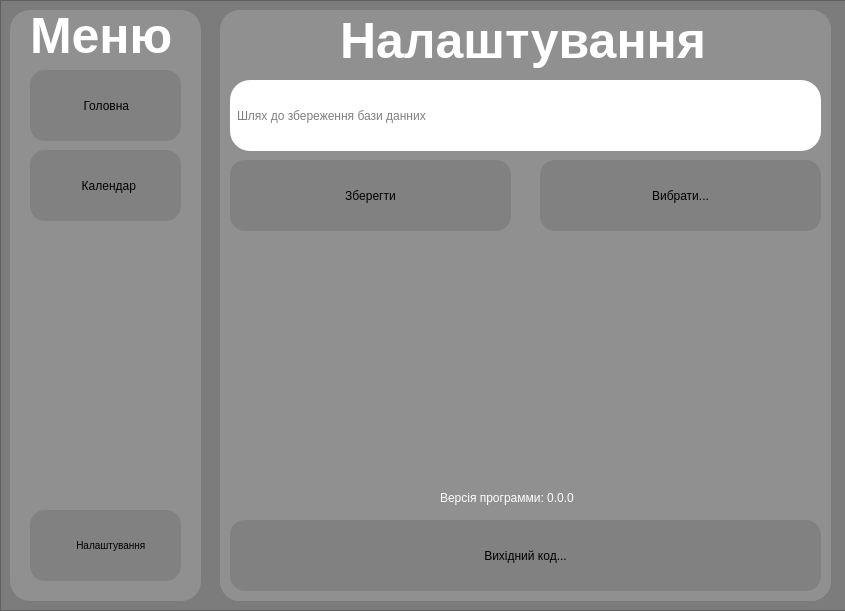
<?xml version="1.0" encoding="UTF-8"?>
<ui version="4.0">
 <class>MainWindow</class>
 <widget class="QMainWindow" name="MainWindow">
  <property name="geometry">
   <rect>
    <x>0</x>
    <y>0</y>
    <width>845</width>
    <height>611</height>
   </rect>
  </property>
  <property name="windowTitle">
   <string>Ambitify</string>
  </property>
  <property name="styleSheet">
   <string notr="true">color: black;</string>
  </property>
  <widget class="QWidget" name="centralwidget">
   <widget class="QFrame" name="frame">
    <property name="geometry">
     <rect>
      <x>0</x>
      <y>0</y>
      <width>851</width>
      <height>611</height>
     </rect>
    </property>
    <property name="styleSheet">
     <string notr="true">background: rgb(124, 124, 124);</string>
    </property>
    <property name="frameShape">
     <enum>QFrame::StyledPanel</enum>
    </property>
    <property name="frameShadow">
     <enum>QFrame::Raised</enum>
    </property>
    <widget class="QStackedWidget" name="tabShow">
     <property name="geometry">
      <rect>
       <x>220</x>
       <y>10</y>
       <width>611</width>
       <height>591</height>
      </rect>
     </property>
     <property name="styleSheet">
      <string notr="true">background: rgb(144, 144, 144);
border-radius: 20px;</string>
     </property>
     <property name="currentIndex">
      <number>2</number>
     </property>
     <widget class="QWidget" name="page">
      <widget class="QLabel" name="label_2">
       <property name="geometry">
        <rect>
         <x>200</x>
         <y>0</y>
         <width>211</width>
         <height>61</height>
        </rect>
       </property>
       <property name="styleSheet">
        <string notr="true">color: white;
font-weight: 800;
font-size: 50px;</string>
       </property>
       <property name="text">
        <string>Головна</string>
       </property>
      </widget>
      <widget class="QLabel" name="label_3">
       <property name="geometry">
        <rect>
         <x>130</x>
         <y>60</y>
         <width>351</width>
         <height>61</height>
        </rect>
       </property>
       <property name="styleSheet">
        <string notr="true">color: white;</string>
       </property>
       <property name="text">
        <string>Ambitify - це безкоштовний та open-source планер.
Ви можете планувати свої справи, та додавати
нові функції у планер</string>
       </property>
       <property name="alignment">
        <set>Qt::AlignCenter</set>
       </property>
      </widget>
      <widget class="QPushButton" name="calendar_2">
       <property name="geometry">
        <rect>
         <x>30</x>
         <y>130</y>
         <width>271</width>
         <height>71</height>
        </rect>
       </property>
       <property name="cursor">
        <cursorShape>PointingHandCursor</cursorShape>
       </property>
       <property name="styleSheet">
        <string notr="true">QPushButton {
	background: rgb(129, 129, 129);
	border-radius: 15px;
}

QPushButton::hover {
	background: rgb(134, 134, 134);
}</string>
       </property>
       <property name="text">
        <string>Календар</string>
       </property>
       <property name="iconSize">
        <size>
         <width>50</width>
         <height>50</height>
        </size>
       </property>
      </widget>
      <widget class="QPushButton" name="settings_2">
       <property name="geometry">
        <rect>
         <x>310</x>
         <y>130</y>
         <width>271</width>
         <height>71</height>
        </rect>
       </property>
       <property name="cursor">
        <cursorShape>PointingHandCursor</cursorShape>
       </property>
       <property name="styleSheet">
        <string notr="true">QPushButton {
	background: rgb(129, 129, 129);
	border-radius: 15px;
}

QPushButton::hover {
	background: rgb(134, 134, 134);
}</string>
       </property>
       <property name="text">
        <string>Налаштування</string>
       </property>
       <property name="iconSize">
        <size>
         <width>50</width>
         <height>50</height>
        </size>
       </property>
      </widget>
     </widget>
     <widget class="QWidget" name="page_2">
      <widget class="QLabel" name="label_4">
       <property name="geometry">
        <rect>
         <x>180</x>
         <y>0</y>
         <width>251</width>
         <height>61</height>
        </rect>
       </property>
       <property name="styleSheet">
        <string notr="true">color: white;
font-weight: 800;
font-size: 50px;</string>
       </property>
       <property name="text">
        <string>Календар</string>
       </property>
      </widget>
      <widget class="QListWidget" name="days">
       <property name="geometry">
        <rect>
         <x>20</x>
         <y>70</y>
         <width>571</width>
         <height>241</height>
        </rect>
       </property>
       <property name="styleSheet">
        <string notr="true">background: white;
border-radius: 20px;</string>
       </property>
      </widget>
      <widget class="QPushButton" name="create_new_day">
       <property name="geometry">
        <rect>
         <x>340</x>
         <y>420</y>
         <width>261</width>
         <height>71</height>
        </rect>
       </property>
       <property name="cursor">
        <cursorShape>PointingHandCursor</cursorShape>
       </property>
       <property name="styleSheet">
        <string notr="true">QPushButton {
	background: rgb(129, 129, 129);
	border-radius: 15px;
}

QPushButton::hover {
	background: rgb(134, 134, 134);
}</string>
       </property>
       <property name="text">
        <string>Створити новий день</string>
       </property>
       <property name="iconSize">
        <size>
         <width>50</width>
         <height>50</height>
        </size>
       </property>
      </widget>
      <widget class="QLineEdit" name="new_day_name">
       <property name="geometry">
        <rect>
         <x>340</x>
         <y>340</y>
         <width>261</width>
         <height>71</height>
        </rect>
       </property>
       <property name="styleSheet">
        <string notr="true">background: white;
border-radius: 20px;
padding-left: 5px;</string>
       </property>
       <property name="placeholderText">
        <string>Введіть сюди імʼя нового дня</string>
       </property>
      </widget>
      <widget class="QPushButton" name="delete_day">
       <property name="geometry">
        <rect>
         <x>10</x>
         <y>420</y>
         <width>261</width>
         <height>71</height>
        </rect>
       </property>
       <property name="cursor">
        <cursorShape>PointingHandCursor</cursorShape>
       </property>
       <property name="styleSheet">
        <string notr="true">QPushButton {
	background: rgb(129, 129, 129);
	border-radius: 15px;
}

QPushButton::hover {
	background: rgb(134, 134, 134);
}</string>
       </property>
       <property name="text">
        <string>Видалити день</string>
       </property>
       <property name="iconSize">
        <size>
         <width>50</width>
         <height>50</height>
        </size>
       </property>
      </widget>
      <widget class="QPushButton" name="open_day">
       <property name="geometry">
        <rect>
         <x>10</x>
         <y>340</y>
         <width>261</width>
         <height>71</height>
        </rect>
       </property>
       <property name="cursor">
        <cursorShape>PointingHandCursor</cursorShape>
       </property>
       <property name="styleSheet">
        <string notr="true">QPushButton {
	background: rgb(129, 129, 129);
	border-radius: 15px;
}

QPushButton::hover {
	background: rgb(134, 134, 134);
}</string>
       </property>
       <property name="text">
        <string>Відкрити день</string>
       </property>
       <property name="iconSize">
        <size>
         <width>50</width>
         <height>50</height>
        </size>
       </property>
      </widget>
      <widget class="QLineEdit" name="rename_day_name">
       <property name="geometry">
        <rect>
         <x>10</x>
         <y>510</y>
         <width>261</width>
         <height>71</height>
        </rect>
       </property>
       <property name="styleSheet">
        <string notr="true">background: white;
border-radius: 20px;
padding-left: 5px;</string>
       </property>
       <property name="placeholderText">
        <string>Введіть сюди нове імʼя дня</string>
       </property>
      </widget>
      <widget class="QPushButton" name="rename_day">
       <property name="geometry">
        <rect>
         <x>290</x>
         <y>510</y>
         <width>311</width>
         <height>71</height>
        </rect>
       </property>
       <property name="cursor">
        <cursorShape>PointingHandCursor</cursorShape>
       </property>
       <property name="styleSheet">
        <string notr="true">QPushButton {
	background: rgb(129, 129, 129);
	border-radius: 15px;
}

QPushButton::hover {
	background: rgb(134, 134, 134);
}</string>
       </property>
       <property name="text">
        <string>Створити новий день</string>
       </property>
       <property name="iconSize">
        <size>
         <width>50</width>
         <height>50</height>
        </size>
       </property>
      </widget>
     </widget>
     <widget class="QWidget" name="page_3">
      <widget class="QLabel" name="label_5">
       <property name="geometry">
        <rect>
         <x>120</x>
         <y>0</y>
         <width>371</width>
         <height>61</height>
        </rect>
       </property>
       <property name="styleSheet">
        <string notr="true">color: white;
font-weight: 800;
font-size: 50px;</string>
       </property>
       <property name="text">
        <string>Налаштування</string>
       </property>
      </widget>
      <widget class="QPushButton" name="save_settings">
       <property name="geometry">
        <rect>
         <x>10</x>
         <y>150</y>
         <width>281</width>
         <height>71</height>
        </rect>
       </property>
       <property name="cursor">
        <cursorShape>PointingHandCursor</cursorShape>
       </property>
       <property name="styleSheet">
        <string notr="true">QPushButton {
	background: rgb(129, 129, 129);
	border-radius: 15px;
}

QPushButton::hover {
	background: rgb(134, 134, 134);
}</string>
       </property>
       <property name="text">
        <string>Зберегти</string>
       </property>
       <property name="iconSize">
        <size>
         <width>50</width>
         <height>50</height>
        </size>
       </property>
      </widget>
      <widget class="QPushButton" name="chose">
       <property name="geometry">
        <rect>
         <x>320</x>
         <y>150</y>
         <width>281</width>
         <height>71</height>
        </rect>
       </property>
       <property name="cursor">
        <cursorShape>PointingHandCursor</cursorShape>
       </property>
       <property name="styleSheet">
        <string notr="true">QPushButton {
	background: rgb(129, 129, 129);
	border-radius: 15px;
}

QPushButton::hover {
	background: rgb(134, 134, 134);
}</string>
       </property>
       <property name="text">
        <string>Вибрати...</string>
       </property>
       <property name="iconSize">
        <size>
         <width>50</width>
         <height>50</height>
        </size>
       </property>
      </widget>
      <widget class="QLineEdit" name="database_path">
       <property name="geometry">
        <rect>
         <x>10</x>
         <y>70</y>
         <width>591</width>
         <height>71</height>
        </rect>
       </property>
       <property name="styleSheet">
        <string notr="true">background: white;
border-radius: 20px;
padding-left: 5px;</string>
       </property>
       <property name="placeholderText">
        <string>Шлях до збереження бази данних</string>
       </property>
      </widget>
      <widget class="QPushButton" name="source_code">
       <property name="geometry">
        <rect>
         <x>10</x>
         <y>510</y>
         <width>591</width>
         <height>71</height>
        </rect>
       </property>
       <property name="cursor">
        <cursorShape>PointingHandCursor</cursorShape>
       </property>
       <property name="styleSheet">
        <string notr="true">QPushButton {
	background: rgb(129, 129, 129);
	border-radius: 15px;
}

QPushButton::hover {
	background: rgb(134, 134, 134);
}</string>
       </property>
       <property name="text">
        <string>Вихідний код...</string>
       </property>
       <property name="iconSize">
        <size>
         <width>50</width>
         <height>50</height>
        </size>
       </property>
      </widget>
      <widget class="QLabel" name="version">
       <property name="geometry">
        <rect>
         <x>220</x>
         <y>480</y>
         <width>161</width>
         <height>16</height>
        </rect>
       </property>
       <property name="styleSheet">
        <string notr="true">color: white;</string>
       </property>
       <property name="text">
        <string>Версія программи: 0.0.0</string>
       </property>
      </widget>
     </widget>
     <widget class="QWidget" name="page_4">
      <widget class="QLabel" name="label_6">
       <property name="geometry">
        <rect>
         <x>140</x>
         <y>10</y>
         <width>331</width>
         <height>61</height>
        </rect>
       </property>
       <property name="styleSheet">
        <string notr="true">color: white;
font-weight: 800;
font-size: 50px;</string>
       </property>
       <property name="text">
        <string>Вихідний код</string>
       </property>
      </widget>
      <widget class="QLabel" name="label_7">
       <property name="geometry">
        <rect>
         <x>130</x>
         <y>80</y>
         <width>351</width>
         <height>61</height>
        </rect>
       </property>
       <property name="styleSheet">
        <string notr="true">color: white;</string>
       </property>
       <property name="text">
        <string>Ambitify є безкоштовним та open-source планером,
який не слідкує за користувачем та не має реклами.
Тут посилання на код та утиліти программи:</string>
       </property>
       <property name="alignment">
        <set>Qt::AlignCenter</set>
       </property>
      </widget>
      <widget class="QPushButton" name="back">
       <property name="geometry">
        <rect>
         <x>170</x>
         <y>290</y>
         <width>281</width>
         <height>71</height>
        </rect>
       </property>
       <property name="cursor">
        <cursorShape>PointingHandCursor</cursorShape>
       </property>
       <property name="styleSheet">
        <string notr="true">QPushButton {
	background: rgb(129, 129, 129);
	border-radius: 15px;
}

QPushButton::hover {
	background: rgb(134, 134, 134);
}</string>
       </property>
       <property name="text">
        <string>Назад</string>
       </property>
       <property name="iconSize">
        <size>
         <width>50</width>
         <height>50</height>
        </size>
       </property>
      </widget>
      <widget class="QLabel" name="label">
       <property name="geometry">
        <rect>
         <x>120</x>
         <y>250</y>
         <width>381</width>
         <height>31</height>
        </rect>
       </property>
       <property name="styleSheet">
        <string notr="true">color: white;
font-size: 20px;</string>
       </property>
       <property name="text">
        <string>&lt;a href='https://www.github.com/Andboogl/Ambitify'&gt;https://www.github.com/Andboogl/Ambitify&lt;/a&gt;</string>
       </property>
      </widget>
      <widget class="QLabel" name="label_8">
       <property name="geometry">
        <rect>
         <x>80</x>
         <y>190</y>
         <width>481</width>
         <height>31</height>
        </rect>
       </property>
       <property name="styleSheet">
        <string notr="true">color: white;
font-size: 20px;</string>
       </property>
       <property name="text">
        <string>&lt;a href='https://www.github.com/Andboogl/Ambitify-Database'&gt;https://www.github.com/Andboogl/Ambitify-Database&lt;/a&gt;</string>
       </property>
      </widget>
      <widget class="QLabel" name="label_9">
       <property name="geometry">
        <rect>
         <x>220</x>
         <y>160</y>
         <width>161</width>
         <height>31</height>
        </rect>
       </property>
       <property name="styleSheet">
        <string notr="true">color: white;
font-size: 25px;</string>
       </property>
       <property name="text">
        <string>База данних</string>
       </property>
       <property name="alignment">
        <set>Qt::AlignCenter</set>
       </property>
      </widget>
      <widget class="QLabel" name="label_10">
       <property name="geometry">
        <rect>
         <x>100</x>
         <y>220</y>
         <width>401</width>
         <height>31</height>
        </rect>
       </property>
       <property name="styleSheet">
        <string notr="true">color: white;
font-size: 25px;</string>
       </property>
       <property name="text">
        <string>Додаток (який ви зараз відкрили)</string>
       </property>
       <property name="alignment">
        <set>Qt::AlignCenter</set>
       </property>
      </widget>
     </widget>
    </widget>
    <widget class="QFrame" name="menu">
     <property name="geometry">
      <rect>
       <x>10</x>
       <y>10</y>
       <width>191</width>
       <height>591</height>
      </rect>
     </property>
     <property name="cursor">
      <cursorShape>ArrowCursor</cursorShape>
     </property>
     <property name="styleSheet">
      <string notr="true">background: rgb(144, 144, 144);
border-radius: 20px;</string>
     </property>
     <property name="frameShape">
      <enum>QFrame::StyledPanel</enum>
     </property>
     <property name="frameShadow">
      <enum>QFrame::Raised</enum>
     </property>
     <widget class="QLabel" name="menu_title">
      <property name="geometry">
       <rect>
        <x>20</x>
        <y>0</y>
        <width>151</width>
        <height>51</height>
       </rect>
      </property>
      <property name="styleSheet">
       <string notr="true">color: rgb(255, 255, 255);
font-weight: 800;
font-size: 50px;</string>
      </property>
      <property name="text">
       <string>Меню</string>
      </property>
     </widget>
     <widget class="QPushButton" name="home">
      <property name="geometry">
       <rect>
        <x>20</x>
        <y>60</y>
        <width>151</width>
        <height>71</height>
       </rect>
      </property>
      <property name="cursor">
       <cursorShape>PointingHandCursor</cursorShape>
      </property>
      <property name="styleSheet">
       <string notr="true">QPushButton {
	background: rgb(129, 129, 129);
	border-radius: 15px;
	padding-left: -5px;
}

QPushButton::hover {
	background: rgb(134, 134, 134);
}</string>
      </property>
      <property name="text">
       <string>  Головна</string>
      </property>
      <property name="icon">
       <iconset>
        <normaloff>icons/home.png</normaloff>icons/home.png</iconset>
      </property>
      <property name="iconSize">
       <size>
        <width>50</width>
        <height>50</height>
       </size>
      </property>
     </widget>
     <widget class="QPushButton" name="calendar">
      <property name="geometry">
       <rect>
        <x>20</x>
        <y>140</y>
        <width>151</width>
        <height>71</height>
       </rect>
      </property>
      <property name="cursor">
       <cursorShape>PointingHandCursor</cursorShape>
      </property>
      <property name="styleSheet">
       <string notr="true">QPushButton {
	background: rgb(129, 129, 129);
	border-radius: 15px;
}

QPushButton::hover {
	background: rgb(134, 134, 134);
}</string>
      </property>
      <property name="text">
       <string>  Календар</string>
      </property>
      <property name="icon">
       <iconset>
        <normaloff>icons/calendar.png</normaloff>icons/calendar.png</iconset>
      </property>
      <property name="iconSize">
       <size>
        <width>50</width>
        <height>50</height>
       </size>
      </property>
     </widget>
     <widget class="QPushButton" name="settings">
      <property name="geometry">
       <rect>
        <x>20</x>
        <y>500</y>
        <width>151</width>
        <height>71</height>
       </rect>
      </property>
      <property name="cursor">
       <cursorShape>PointingHandCursor</cursorShape>
      </property>
      <property name="styleSheet">
       <string notr="true">QPushButton {
	background: rgb(129, 129, 129);
	border-radius: 15px;
	font-size: 10px;
padding-left: 5px;
}

QPushButton::hover {
	background: rgb(134, 134, 134);
}</string>
      </property>
      <property name="text">
       <string>  Налаштування</string>
      </property>
      <property name="icon">
       <iconset>
        <normaloff>icons/settings.png</normaloff>icons/settings.png</iconset>
      </property>
      <property name="iconSize">
       <size>
        <width>50</width>
        <height>50</height>
       </size>
      </property>
     </widget>
    </widget>
   </widget>
  </widget>
 </widget>
 <resources/>
 <connections/>
</ui>
